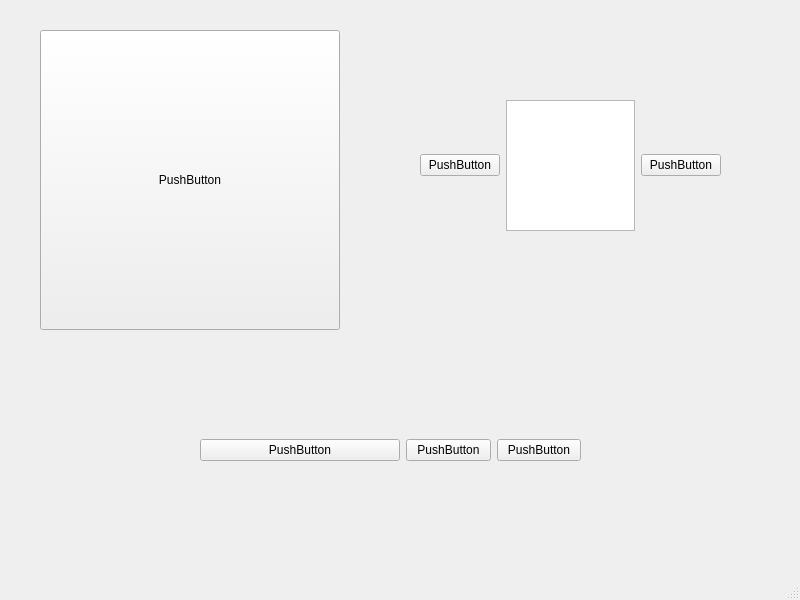
<?xml version="1.0" encoding="UTF-8"?>
<ui version="4.0">
 <class>MainWindow</class>
 <widget class="QMainWindow" name="MainWindow">
  <property name="geometry">
   <rect>
    <x>0</x>
    <y>0</y>
    <width>800</width>
    <height>600</height>
   </rect>
  </property>
  <property name="windowTitle">
   <string>MainWindow</string>
  </property>
  <widget class="QWidget" name="centralwidget">
   <widget class="QPushButton" name="pushButton">
    <property name="geometry">
     <rect>
      <x>40</x>
      <y>30</y>
      <width>300</width>
      <height>300</height>
     </rect>
    </property>
    <property name="minimumSize">
     <size>
      <width>100</width>
      <height>100</height>
     </size>
    </property>
    <property name="maximumSize">
     <size>
      <width>300</width>
      <height>300</height>
     </size>
    </property>
    <property name="text">
     <string>PushButton</string>
    </property>
   </widget>
   <widget class="QWidget" name="">
    <property name="geometry">
     <rect>
      <x>200</x>
      <y>430</y>
      <width>381</width>
      <height>41</height>
     </rect>
    </property>
    <layout class="QHBoxLayout" name="horizontalLayout">
     <item>
      <widget class="QPushButton" name="pushButton_3">
       <property name="sizePolicy">
        <sizepolicy hsizetype="Expanding" vsizetype="Fixed">
         <horstretch>2</horstretch>
         <verstretch>1</verstretch>
        </sizepolicy>
       </property>
       <property name="minimumSize">
        <size>
         <width>200</width>
         <height>0</height>
        </size>
       </property>
       <property name="text">
        <string>PushButton</string>
       </property>
      </widget>
     </item>
     <item>
      <widget class="QPushButton" name="pushButton_2">
       <property name="sizePolicy">
        <sizepolicy hsizetype="Minimum" vsizetype="Fixed">
         <horstretch>1</horstretch>
         <verstretch>0</verstretch>
        </sizepolicy>
       </property>
       <property name="text">
        <string>PushButton</string>
       </property>
      </widget>
     </item>
     <item>
      <widget class="QPushButton" name="pushButton_4">
       <property name="sizePolicy">
        <sizepolicy hsizetype="Minimum" vsizetype="Fixed">
         <horstretch>1</horstretch>
         <verstretch>0</verstretch>
        </sizepolicy>
       </property>
       <property name="text">
        <string>PushButton</string>
       </property>
      </widget>
     </item>
    </layout>
   </widget>
   <widget class="QWidget" name="">
    <property name="geometry">
     <rect>
      <x>420</x>
      <y>100</y>
      <width>301</width>
      <height>131</height>
     </rect>
    </property>
    <layout class="QHBoxLayout" name="horizontalLayout_2">
     <item>
      <widget class="QPushButton" name="pushButton_5">
       <property name="text">
        <string>PushButton</string>
       </property>
      </widget>
     </item>
     <item>
      <widget class="QTextEdit" name="textEdit"/>
     </item>
     <item>
      <widget class="QPushButton" name="pushButton_6">
       <property name="text">
        <string>PushButton</string>
       </property>
      </widget>
     </item>
    </layout>
   </widget>
  </widget>
  <widget class="QMenuBar" name="menubar">
   <property name="geometry">
    <rect>
     <x>0</x>
     <y>0</y>
     <width>800</width>
     <height>23</height>
    </rect>
   </property>
  </widget>
  <widget class="QStatusBar" name="statusbar"/>
 </widget>
 <resources/>
 <connections/>
</ui>
